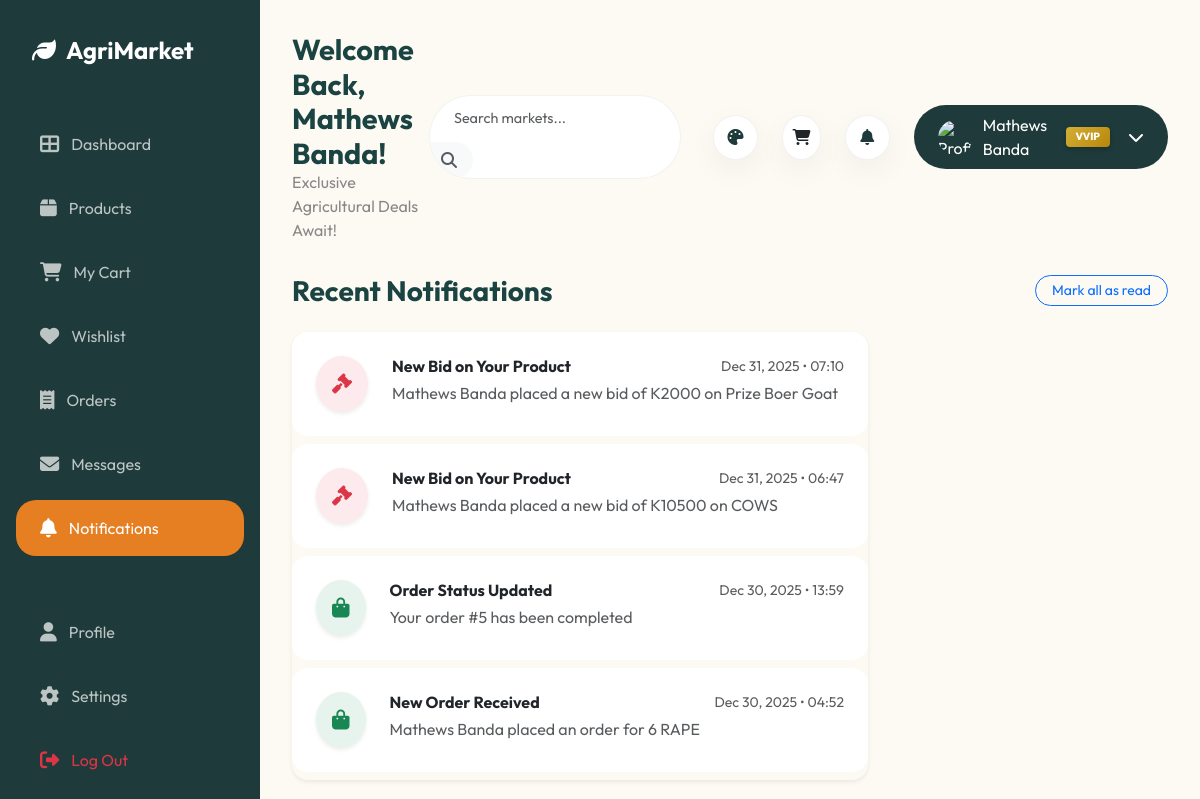
/notifications.php (signed in), run on the app's committed database.
### tables this page shows
CREATE TABLE `notifications` (
  `id` int(11) NOT NULL,
  `user_id` int(11) NOT NULL,
  `title` varchar(255) NOT NULL,
  `message` text NOT NULL,
  `type` enum('order','bid','message','system') DEFAULT 'system',
  `is_read` tinyint(1) DEFAULT 0,
  `created_at` timestamp NOT NULL DEFAULT current_timestamp()
);

### notifications.php (the view, shortened to what this page needs)
<?php
include 'includes/header.inc.php';
include 'config.php';
$user_id = $_SESSION['user_id'];
$stmt = $pdo->prepare("SELECT * FROM notifications WHERE user_id = ? ORDER BY created_at DESC");
$stmt->execute([$user_id]);
$notifications = $stmt->fetchAll();
?>
<div class="d-flex">
    <?php include 'includes/sidebar.php'; ?>
    <div class="main-content w-100">
        <?php include 'includes/topbar.php'; ?>
        <div class="container-fluid p-0 animate-fade">
            <div class="d-flex justify-content-between align-items-center mb-4">
                <h3 class="fw-bold m-0">Recent Notifications</h3>
                <?php if (!empty($notifications)): ?>
                    <a href="notifications.php?mark_read=1" class="btn btn-outline-primary btn-sm rounded-pill px-3">Mark all as read</a>
                <?php endif; ?>
            </div>
            <div class="row">
                <div class="col-lg-10 col-xl-8">
                    <?php if (empty($notifications)): ?>
                        <div class="card border-0 shadow-sm rounded-4 p-5 text-center">
                            <i class="fas fa-bell-slash fa-4x text-muted mb-3"></i>
                            <h5 class="text-muted">No notifications yet.</h5>
                            <p class="text-muted small">We'll alert you here when something important happens.</p>
                        </div>
                    <?php else: ?>
                        <div class="list-group list-group-flush shadow-sm rounded-4 overflow-hidden border-0">
                            <?php foreach ($notifications as $notif): ?>
                                <div class="list-group-item list-group-item-action border-0 p-4 mb-2 rounded-4 <?php echo !$notif['is_read'] ? 'bg-light border-start border-4 border-primary' : ''; ?>" style="transition: all 0.3s ease;">
                                    <div class="d-flex align-items-start">
                                        <div class="flex-shrink-0 me-4">
                                            <?php
                                                $bg = 'primary';
                                                $icon = 'bell';
                                                if ($notif['type'] == 'order') { $bg = 'success'; $icon = 'shopping-bag'; }
                                                if ($notif['type'] == 'bid') { $bg = 'danger'; $icon = 'gavel'; }
                                            ?>
                                            <div class="bg-<?php echo $bg; ?> bg-opacity-10 text-<?php echo $bg; ?> rounded-circle p-3 shadow-sm">
                                                <i class="fas fa-<?php echo $icon; ?> fa-lg"></i>
                                            </div>
                                        </div>
                                        <div class="flex-grow-1">
                                            <div class="d-flex justify-content-between align-items-center mb-1">
                                                <h6 class="fw-bold m-0"><?php echo htmlspecialchars($notif['title']); ?></h6>
                                                <small class="text-muted"><?php echo date('M d, Y • H:i', strtotime($notif['created_at'])); ?></small>
                                            </div>
                                            <p class="text-muted mb-0"><?php echo htmlspecialchars($notif['message']); ?></p>
                                        </div>
                                    </div>
                                </div>
                            <?php endforeach; ?>
                        </div>
                    <?php endif; ?>
                </div>
            </div>
        </div>
    </div>
</div>
</body>
</html>

### assets/css/style.css (style rules this page uses)
:root { --primary-teal: #1e3a3a; --secondary-teal: #1b4342; --accent-orange: #e67e22; --dark-orange: #d35400; --bg-cream: #fcfaf2; --text-dark: #1b4342; --text-light: #ffffff; --text-muted: #888888; --card-bg: #ffffff; --sidebar-width: 260px; --border-radius: 20px; --soft-shadow: 0 10px 30px rgba(0, 0, 0, 0.05); --border-color: rgba(0, 0, 0, 0.05); --input-bg: #ffffff; }
body { font-family: 'Outfit', sans-serif; background-color: var(--bg-cream); color: var(--text-dark); margin: 0; overflow-x: hidden; }
.main-content { margin-left: var(--sidebar-width); padding: 2rem; min-height: 100vh; }
.animate-fade { animation: fadeIn 0.5s ease forwards; }

### data on the page
notifications: title "New Bid on Your Product", created_at "Dec 31, 2025 • 07:10", message "Mathews Banda placed a new bid of K2000 on Prize Boer Goat"
notifications: title "New Bid on Your Product", created_at "Dec 31, 2025 • 06:47", message "Mathews Banda placed a new bid of K10500 on COWS"
notifications: title "Order Status Updated", created_at "Dec 30, 2025 • 13:59", message "Your order #5 has been completed"
notifications: title "New Order Received", created_at "Dec 30, 2025 • 04:52", message "Mathews Banda placed an order for 6 RAPE"

### other printed values
$_SESSION['full_name'] "Mathews Banda"
